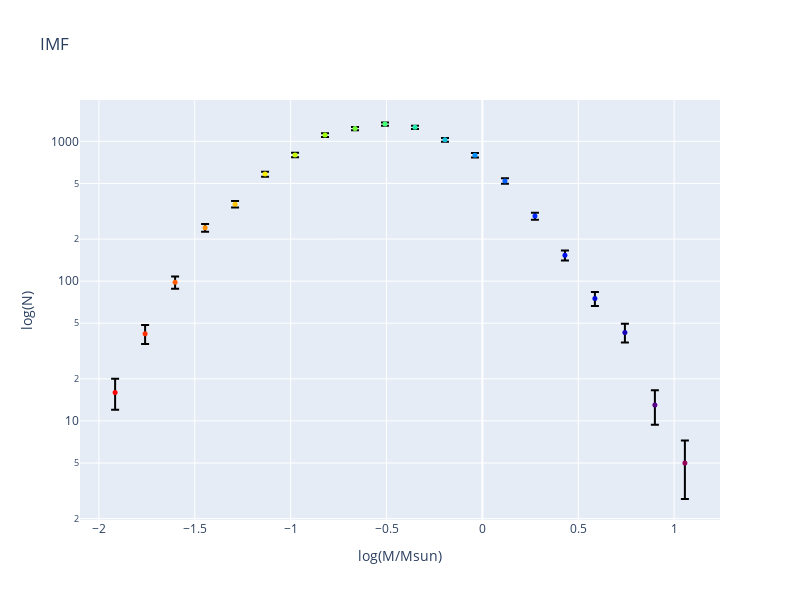

Here is the notebook cell this chart was saved with:
### Code cell
fig_hist = go.Histogram(x=dt['log(M)'], nbinsx=20)

fig=go.Figure()

fig.add_trace(go.Scatter(
    x=xdata,  # x-axis positions (bin centers)
    y=ydata,  # y-axis values (histogram bar heights)
    mode='markers',
    marker=dict(
        size=5,
        color=xdata,  # Color based on xdata values
        colorscale='Rainbow',
        showscale=False,
        reversescale=True,
    ),
    error_y=dict(
        type='data',
        array=np.sqrt(ydata),  # y-error based on the square root of ydata
        visible=True
    ),
    hovertemplate='IMF adjustment',
    name='IMF'
))

# Invert the y-axis and apply a logarithmic scale if necessary
fig.update_yaxes(type='log')

fig.update_layout(
    title='IMF',
    xaxis_title='log(M/Msun)',  # Correct LaTeX formatting
    yaxis_title='log(N)',
    height=600,
    width=800
)

# Display the figure
fig.show()

### Figure 1 — Plotly figure (JSON) as saved in the notebook; plotly's stock layout.template omitted (floating-point values rounded to 4 significant figures)
{"data": [{"error_y": {"array": [4, 6.481, 9.899, 15.52, 18.84, 24.15, 28.27, 33.3, 35.13, 36.44, 35.5, 32.02, 28.21, 22.83, 17.09, 12.37, 8.66, 6.557, 3.606, 2.236], "type": "data", "visible": true}, "hovertemplate": "IMF adjustment", "marker": {"color": [-1.916, -1.759, -1.603, -1.446, -1.29, -1.134, -0.9771, -0.8207, -0.6644, -0.508, -0.3516, -0.1952, -0.03878, 0.1176, 0.274, 0.4304, 0.5868, 0.7432, 0.8996, 1.056], "colorscale": [[0, "rgb(150,0,90)"], [0.125, "rgb(0,0,200)"], [0.25, "rgb(0,25,255)"], [0.375, "rgb(0,152,255)"], [0.5, "rgb(44,255,150)"], [0.625, "rgb(151,255,0)"], [0.75, "rgb(255,234,0)"], [0.875, "rgb(255,111,0)"], [1, "rgb(255,0,0)"]], "reversescale": true, "showscale": false, "size": 5}, "mode": "markers", "name": "IMF", "type": "scatter", "x": [-1.916, -1.759, -1.603, -1.446, -1.29, -1.134, -0.9771, -0.8207, -0.6644, -0.508, -0.3516, -0.1952, -0.03878, 0.1176, 0.274, 0.4304, 0.5868, 0.7432, 0.8996, 1.056], "y": [16, 42, 98, 241, 355, 583, 799, 1109, 1234, 1328, 1260, 1025, 796, 521, 292, 153, 75, 43, 13, 5]}], "layout": {"height": 600, "title": {"text": "IMF"}, "width": 800, "xaxis": {"autorange": true, "range": [-2.099, 1.239], "title": {"text": "log(M/Msun)"}, "type": "linear"}, "yaxis": {"autorange": true, "range": [0.2913, 3.296], "title": {"text": "log(N)"}, "type": "log"}}}
